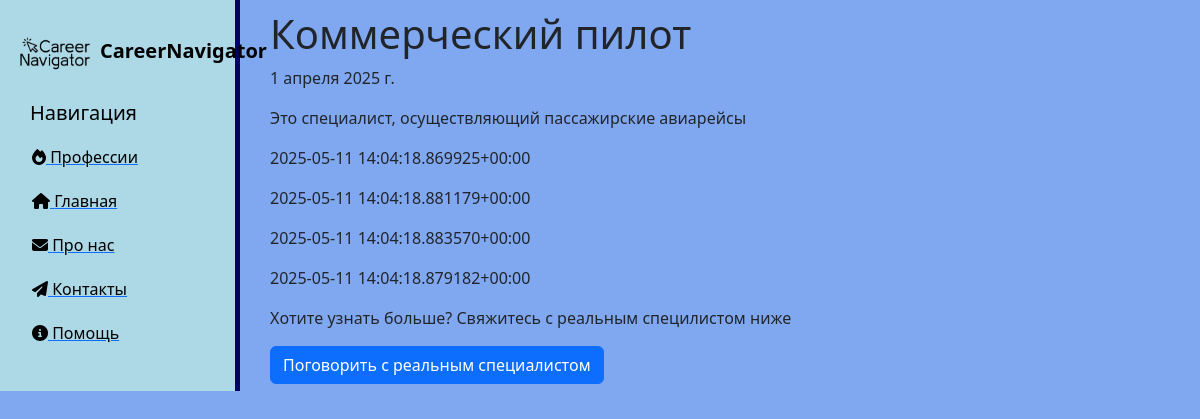
The page /professions/3 on the database its author committed.
### newapp/models.py (models this page shows, shortened)
class Professions(models.Model):
    title = models.CharField('Профессия', max_length=50, default='Профессия')
    anons = models.CharField('Анонс', max_length=200)
    full_text = models.TextField('Описание профессии')
    demand = models.TextField('Востребованность профессии')
    studying = models.TextField('Направления обучения')
    unis = models.TextField('Вузы')
    exams = models.TextField('Предметы ЕГЭ')
    date = models.DateField('Дата обновления')
    class Meta:
        verbose_name = 'Профессия'
        verbose_name_plural = 'Профессии'

### newapp/views.py (the view)
# urls.py: path('<int:pk>', views.NewappDetailView.as_view(), name='newapp-detail'),
class NewappDetailView(DetailView):
    model = Professions
    template_name = 'newapp/details_view.html'
    context_object_name = 'prof'

### newapp/templates/newapp/details_view.html (shortened to what this page needs)
{% extends 'main/layout.html' %}
{% block content %}
    <div class="features">
        <h1>{{ prof.title }}</h1>
        <p>{{ prof.date }}</p>
        <p>{{ prof.full_text }}</p>
        <p>{{ prof.demand }}</p>
        <p>{{ prof.studying }}</p>
        <p>{{ prof.unis }}</p>
        <p>{{ prof.exams }}</p>
        <p>Хотите узнать больше? Свяжитесь с реальным специлистом ниже</p>
        <a class="btn btn-primary">Поговорить с реальным специалистом</a>
    </div>
{% endblock %}

### main/static/main/css/main.css (style rules this page uses)
body { background: #80a8f1; }
main .features { float: left; margin-top: 10px; text-align: left; width: 75%; }
main .features h1 { font-size: 40px; margin-left: 30px }
main .features p { max-width: 800px; margin-left: 30px }
main .features a { margin-left: 30px }

### rows shown on the page
Professions: title "Коммерческий пилот", date "1 апреля 2025 г.", full_text "Это специалист, осуществляющий пассажирские авиарейсы", demand "2025-05-11 14:04:18.869925+00:00", studying "2025-05-11 14:04:18.881179+00:00", unis "2025-05-11 14:04:18.883570+00:00", exams "2025-05-11 14:04:18.879182+00:00"
